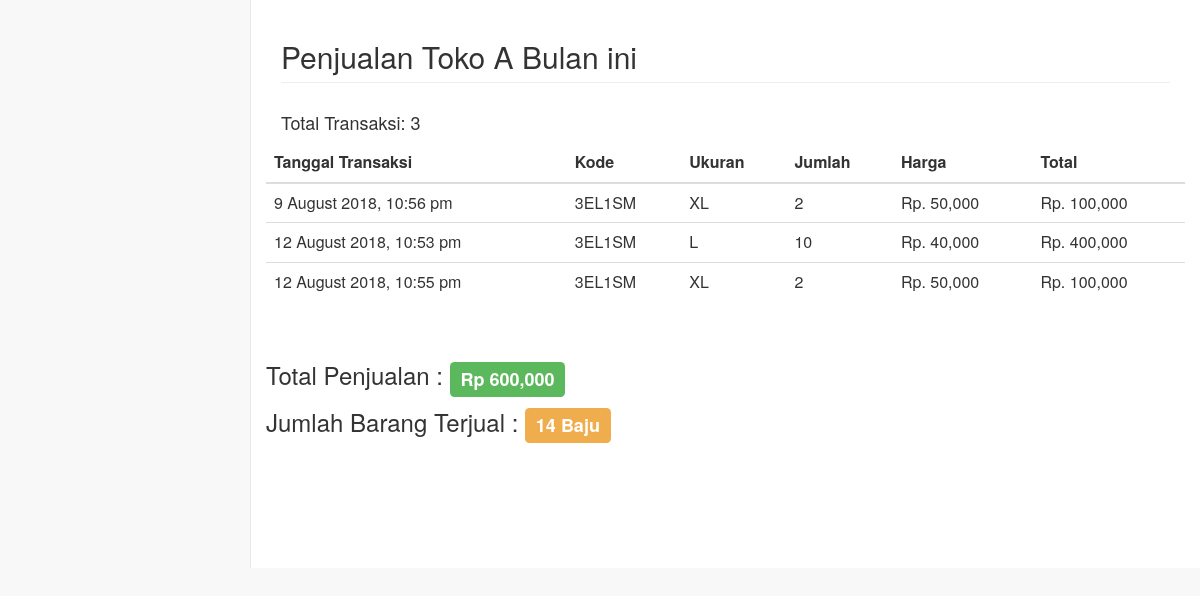
Screenshot of /dashboardPenjualan/jualDetail.php?toko=A with the database file from the repository.
### tables this page shows
CREATE TABLE `penjualan` (
  `idPenjualan` int(7) NOT NULL,
  `kode` varchar(6) NOT NULL,
  `tglTransaksi` datetime NOT NULL,
  `ukuran` varchar(10) NOT NULL,
  `jumlah` int(6) NOT NULL,
  `total` int(8) NOT NULL,
  `toko` varchar(10) NOT NULL,
  `harga` int(8) NOT NULL
);

### dashboardPenjualan/jualDetail.php (the view, shortened to what this page needs)
<?php
	include "../koneksi.php";
	$toko=$_GET['toko'];
?>
<html>
<head>
    <link href="../vendor/bootstrap/css/bootstrap.min.css" rel="stylesheet">
    <link href="../vendor/metisMenu/metisMenu.min.css" rel="stylesheet">
	<link href="../dist/css/sb-admin-2.css" rel="stylesheet">
	<link href="../vendor/font-awesome/css/font-awesome.min.css" rel="stylesheet" type="text/css">
</head>
<body>
<div id="page-wrapper">
  <div class="row">
    <div class="col-lg-12">
      <h2 class="page-header">Penjualan Toko <?php echo $toko; ?> Bulan ini</h2>
    </div>
  </div>
<div class="row">
	<?php
		$qryTampil = mysqli_query($con,"select * from penjualan where toko='$toko' and (month(tglTransaksi)=month(date(now())) and year(tglTransaksi)=year(date(now()))) order by tglTransaksi, kode asc, ukuran asc;");
		$qryHitung = mysqli_query($con,"select count(idPenjualan),sum(total),sum(jumlah) from penjualan where toko='$toko' and (month(tglTransaksi)=month(date(now())) and year(tglTransaksi)=year(date(now())));");
		$dtaHit = mysqli_fetch_row($qryHitung);
	?>
        <h4 class="col-lg-6">
          Total Transaksi: <?php echo $dtaHit[0]; ?>
        </h4>
      <table class="table table-hover table-responsive">
        <thead>
          <tr>
            <th>Tanggal Transaksi</th>
            <th>Kode</th>
            <th>Ukuran</th>
            <th>Jumlah</th>
			<th>Harga</th>
            <th>Total</th>
          </tr>
        </thead>
        <tbody>
        <?php
          while ($dta = mysqli_fetch_array($qryTampil)) {
            echo '<tr>
              <td>'.date("j F Y, g:i a",strtotime($dta['tglTransaksi'])).'</td>
              <td>'.$dta['kode'].'</td>
			  <td>'.$dta['ukuran'].'</td>
              <td>'.$dta['jumlah'].'</td>
              <td>Rp. '.number_format($dta['harga']).'</td>
              <td>Rp. '.number_format($dta['total']).'</td>
            </tr>';
          }
        ?>
        </tbody>
      </table>
	  <br>
      <h3>
        Total Penjualan :
        <span class="label label-success">
          <?php echo 'Rp '.number_format($dtaHit[1]);?>
        </span>
      </h3>
	  <h3>
        Jumlah Barang Terjual :
        <span class="label label-warning">
          <?php
			if(isset($dtaHit[2])){
				echo $dtaHit[2]." Baju";
			} else {
				echo "0 Baju";
			}
			?>
        </span>
      </h3>
</div>
</div>
</body>
</html>

### rows the page displays
penjualan: tglTransaksi "9 August 2018, 10:56 pm", kode "3EL1SM", ukuran "XL", jumlah "2", harga "50,000", total "100,000"
penjualan: tglTransaksi "12 August 2018, 10:53 pm", kode "3EL1SM", ukuran "L", jumlah "10", harga "40,000", total "400,000"
penjualan: tglTransaksi "12 August 2018, 10:55 pm", kode "3EL1SM", ukuran "XL", jumlah "2", harga "50,000", total "100,000"

### other values shown
$toko "A"
$dtaHit[0] "3"
$dtaHit[1] "600,000"
$dtaHit[2] "14"
